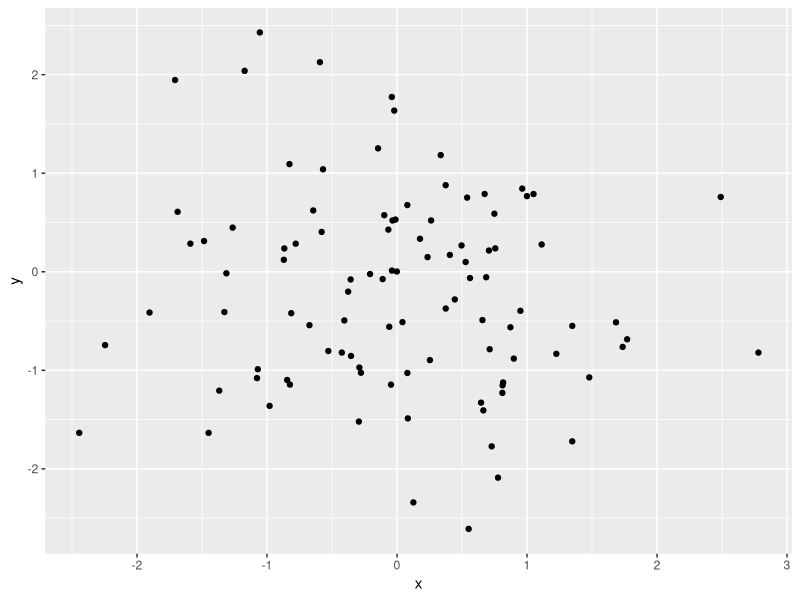

Write R code to recreate this figure.
## ---- chunk 1
knitr::opts_chunk$set(echo = FALSE)
## ---- chunk 2
library(ggplot2)
dat <- data.frame(x = rnorm(100), y = rnorm(100))
ggplot(dat, aes(x, y)) + geom_point() 
## ---- chunk 3
library(xtable)
tb <- xtable(mtcars[1:3,1:5])
print(tb,  type ="html")
## ---- chunk 4
library(knitr)
kable(mtcars[1:3,1:5])

